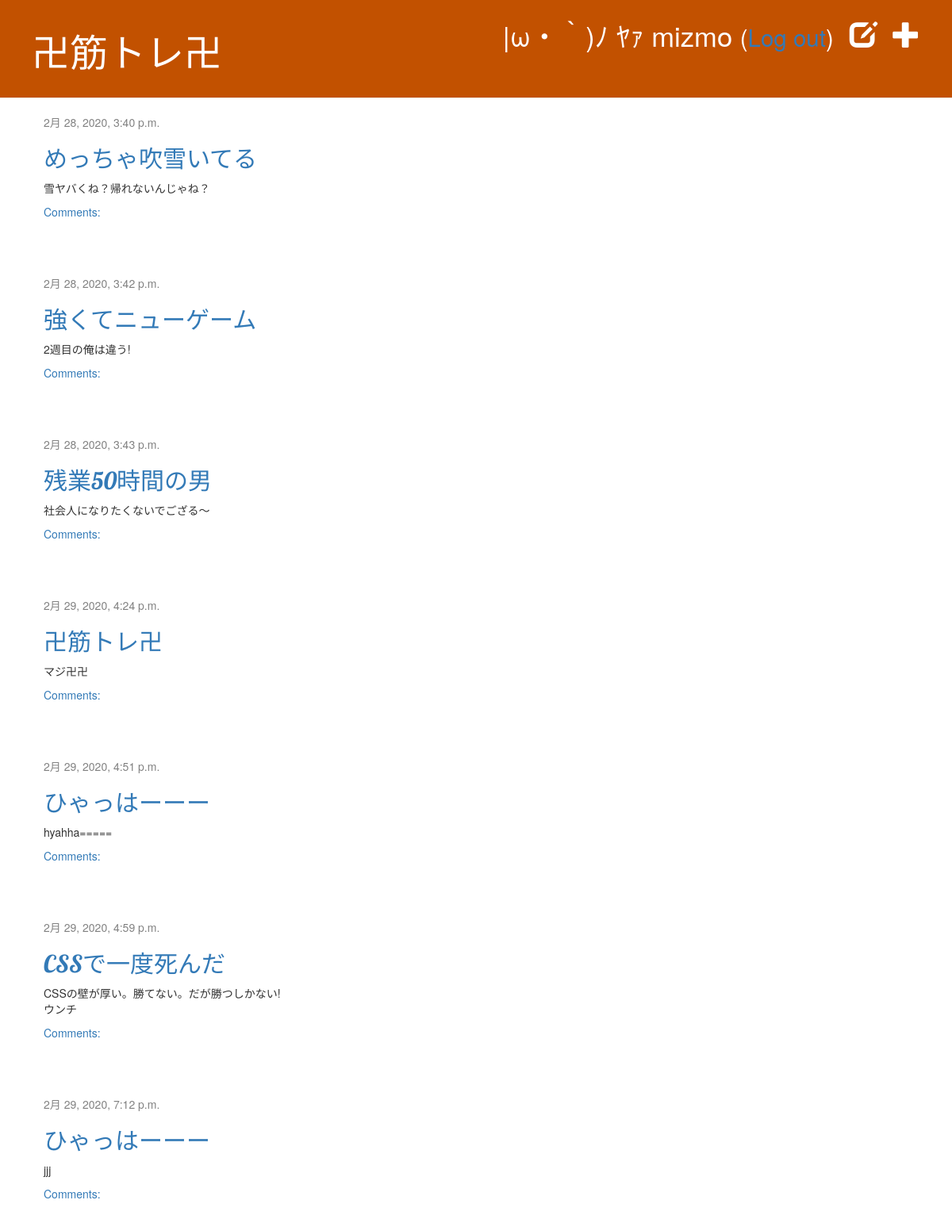
The app's page / (signed in) with its own data.
### blog/models.py (models this page shows, shortened)
class Post(models.Model):
    author = models.ForeignKey(settings.AUTH_USER_MODEL, on_delete=models.CASCADE)
    title = models.CharField(max_length=200)
    text = models.TextField()
    created_date = models.DateTimeField(default=timezone.now)
    published_date = models.DateTimeField(blank=True, null=True)

### blog/views.py (the view)
# urls.py: path('', views.post_list, name='post_list'),
def post_list(request):
    posts = Post.objects.filter(published_date__lte=timezone.now()).order_by('published_date')
    return render(request, 'blog/post_list.html', {'posts': posts})

### blog/templates/blog/post_list.html
{% extends 'blog/base.html' %}
{% block content %}
    {% for post in posts %}
        <div class="post">
            <div class="date">
                {{ post.published_date }}
            </div>
            <h2><a href="{% url 'post_detail' pk=post.pk %}">{{ post.title }}</a></h2>
            <p>{{ post.text|linebreaksbr }}</p>
            <a href="{% url 'post_detail' pk=post.pk %}">Comments: {{ post.approved_comments.count }}</a>
        </div>
    {% endfor %}
{% endblock %}

### blog/templates/blog/base.html (shortened to what this page needs)
{% load static %}
<!DOCTYPE html>
    <head>
        <link rel="stylesheet" href="//maxcdn.bootstrapcdn.com/bootstrap/3.2.0/css/bootstrap.min.css">
        <link rel="stylesheet" href="//maxcdn.bootstrapcdn.com/bootstrap/3.2.0/css/bootstrap-theme.min.css">
        <link rel="stylesheet" href="{% static 'css/blog.css' %}">
    </head>
    <body>
    <div class="page-header">
    {% if user.is_authenticated %}
        <a href="{% url 'post_new' %}" class="top-menu"><span class="glyphicon glyphicon-plus"></span></a>
        <a href="{% url 'post_draft_list' %}" class="top-menu"><span class="glyphicon glyphicon-edit"></span></a>
        <p class="top-menu">|ω・｀)ﾉ ﾔｧ {{ user.username }} <small>(<a href="{% url 'logout' %}">Log out</a>)</small></p>
    {% else %}
        <a href="{% url 'login' %}" class="top-menu"><span class="glyphicon glyphicon-lock"></span></a>
    {% endif %}
        <h1><a href="/">卍筋トレ卍</a></h1>
    </div>
    <div class="content container">
        <div class="row">
            <div class="col-md-8">
            {% block content %}
            {% endblock %}
            </div>
        </div>
    </div>
</body>
</html>

### blog/static/css/blog.css (style rules this page uses)
.page-header { background-color: #C25100; margin-top: 0; padding: 20px 20px 20px 40px; }
.page-header h1, .page-header h1 a, .page-header h1 a:visited, .page-header h1 a:active { color: #ffffff; font-size: 36pt; text-decoration: none; }
.content { margin-left: 40px; }
h1, h2, h3, h4 { font-family: 'Lobster', cursive; }
.date { color: #828282; }
.top-menu, .top-menu:hover, .top-menu:visited { color: #ffffff; float: right; font-size: 26pt; margin-right: 20px; }
.post { margin-bottom: 70px; }
.post h2, .post h2:visited { color: #000000; }

### records on screen
Post: published_date "2月 28, 2020, 3:40 p.m.", title "めっちゃ吹雪いてる", text "雪ヤバくね？帰れないんじゃね？"
Post: published_date "2月 28, 2020, 3:42 p.m.", title "強くてニューゲーム", text "2週目の俺は違う!"
Post: published_date "2月 28, 2020, 3:43 p.m.", title "残業50時間の男", text "社会人になりたくないでござる～"
Post: published_date "2月 29, 2020, 4:24 p.m.", title "卍筋トレ卍", text "マジ卍卍"
Post: published_date "2月 29, 2020, 4:51 p.m.", title "ひゃっはーーー", text "hyahha====="
Post: published_date "2月 29, 2020, 4:59 p.m.", title "CSSで一度死んだ", text "CSSの壁が厚い。勝てない。だが勝つしかない! ウンチ"
Post: published_date "2月 29, 2020, 7:12 p.m.", title "ひゃっはーーー", text "jjj"

### other values on screen
{{ user.username }} "mizmo"
